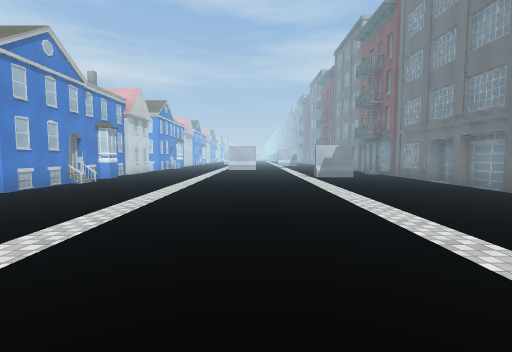
view 1 (above)

21 first-person views from a walk through a scene from a Unity 3-D project. The camera is 1.5 m above the floor, tilts 4° down and sees 85° across. The floor is counted in squares, 2 m on a side. Each view is taken from the middle of a square. On the plan, view 1 faces up. The plan holds only what a view shows up to about 10 squares ahead; the rest is blank. The place goes on beyond the plan. Surface patterns are stand-ins for the level's own textures.

view 2
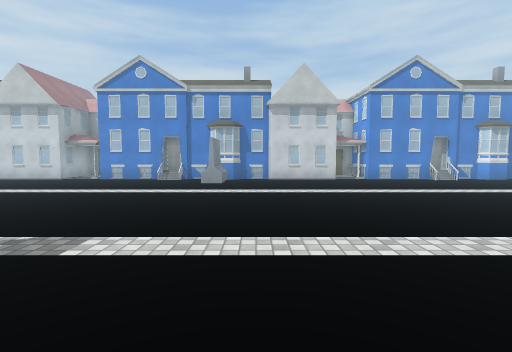

view 3
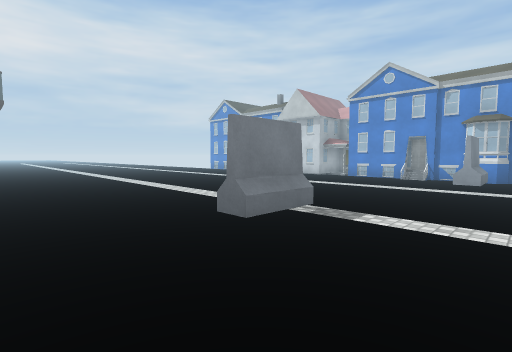

view 4
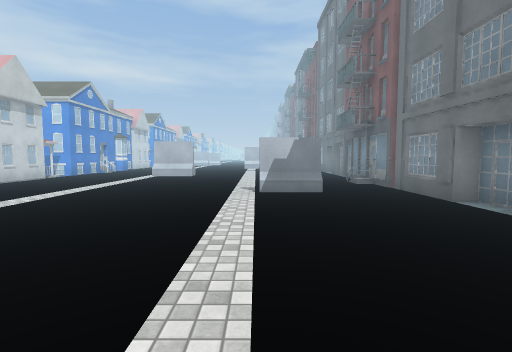

view 5
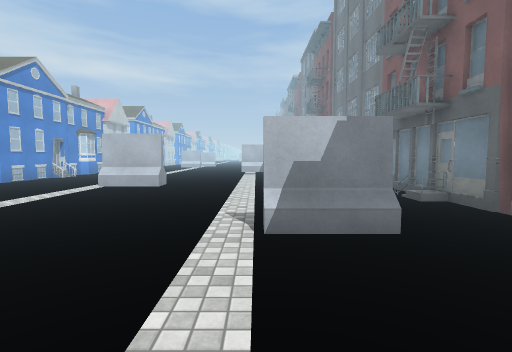

view 6
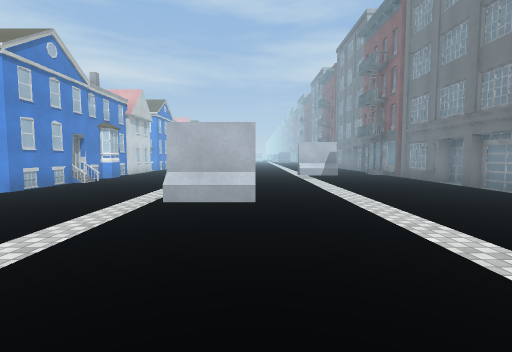

view 7
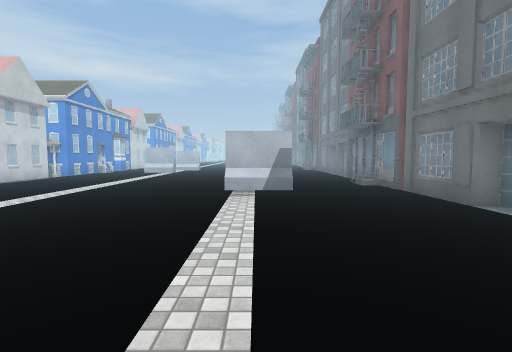

view 8
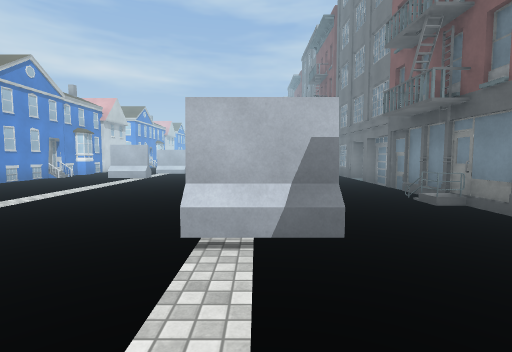

view 9
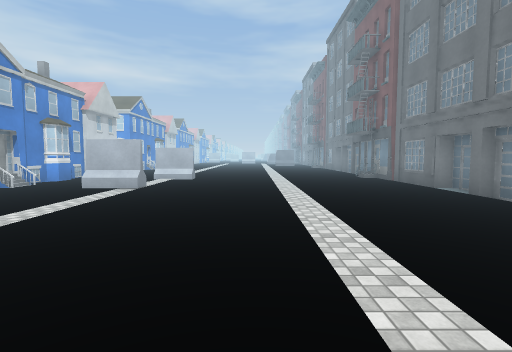

view 10
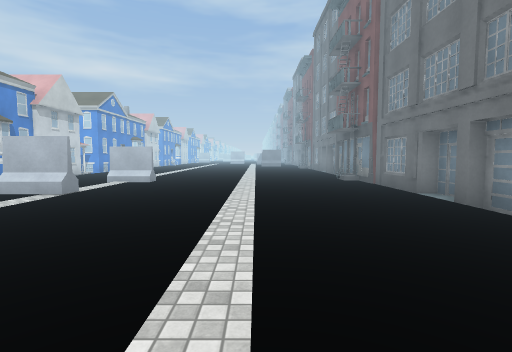

view 11
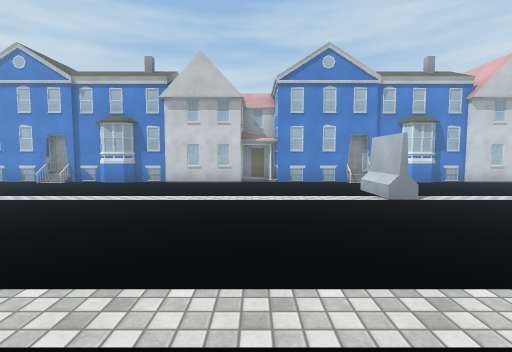

view 12
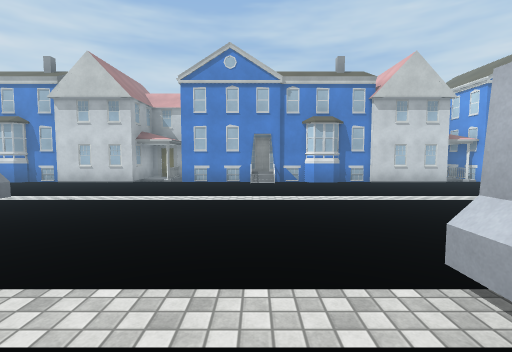

view 13
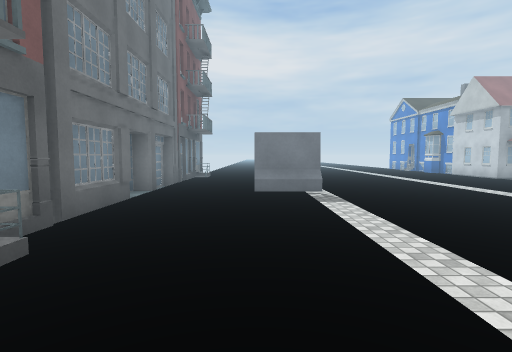

view 14
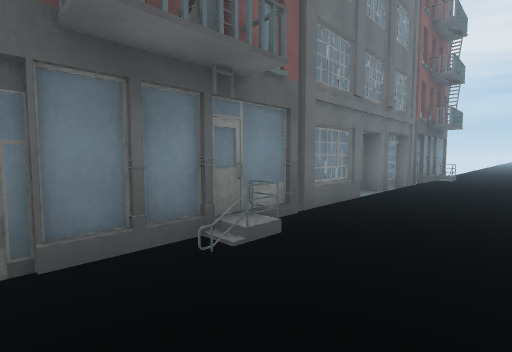

view 15
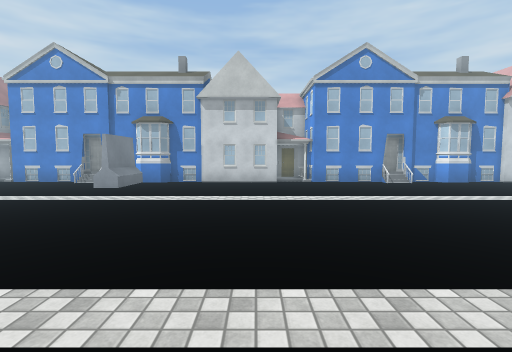

view 16
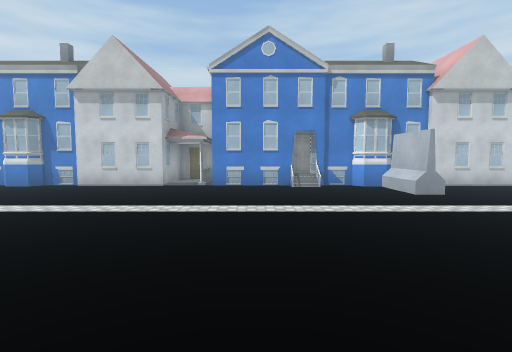

view 17
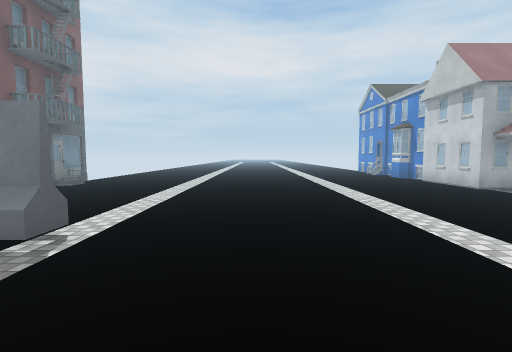

view 18
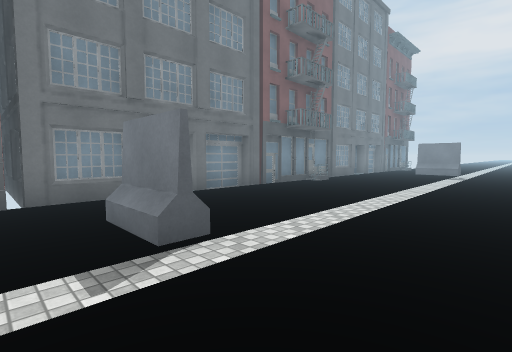

view 19
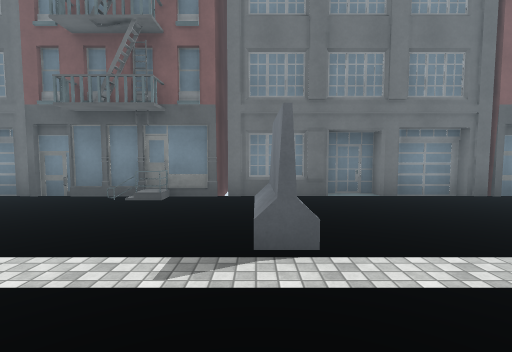

view 20
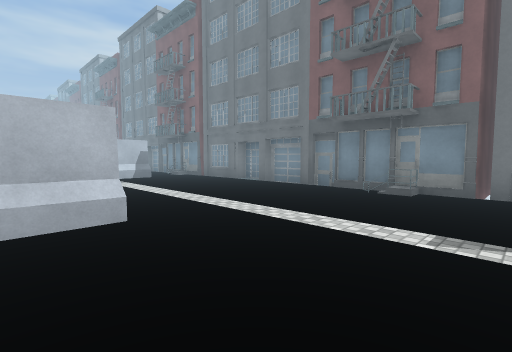

view 21
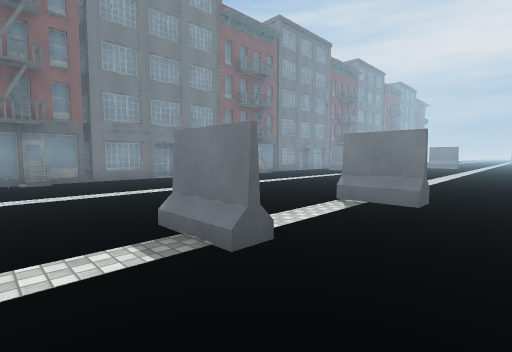

### Floor plan
Key: @ floor where view 1 was taken; # wall or solid block; x gap in a wall; . floor; / step, stairs or slope; ^ raised ledge; B building; O other object.
Columns run from 8 left of view 1 to 8 right of it. Each row starts with its distance up from view 1.
 30  BB#. .......#
 29   B........../B
 28   B#..#....../B
 27   B...........BB
 26   B/..#.......B
 25  BB...........B
 24  BB...........B
 23  BB...........B
 22    #..........B
 21  BB#.........B
 20   B..........B
 19   B#..........B
 18   B.......^...B
 17  BB/..........B
 16  BB...........B
 15   B...........B
 14  BB...........B
 13  BB#...#...../B
 12  BB#........./B
 11   B........../BBB
 10   B#.......^..BBB
  9   B...........B
  8   B/..........B
  7   B...........B
  6  BB...........B
  5  BB...........B
  4   B#.........#
  3  BB#.........B
  2   B...........B
  1   B#x^........B
  0   B.....@.##..B
 -1   BB..........B
 -2   B...........B
 -3  BB...........B
 -4  BB...........B
 -5 BBB#.........B
 -6  OO#..........B

Where each view was taken, in squares from view 1:
view 1: 0 up, 0 right, facing up
view 2: 2 up, 4 right, facing left
view 3: 2 up, 5 right, facing down-left
view 4: 4 up, 2 right, facing up
view 5: 7 up, 2 right, facing up
view 6: 9 up, 0 right, facing up
view 7: 13 up, 2 right, facing up
view 8: 16 up, 2 right, facing up
view 9: 19 up, 1 right, facing up
view 10: 20 up, 2 right, facing up
view 11: 23 up, 3 right, facing left
view 12: 17 up, 3 right, facing left
view 13: 5 up, 3 right, facing down
view 14: 5 up, 3 right, facing down-right
view 15: 4 up, 3 right, facing left
view 16: 2 down, 2 right, facing left
view 17: 2 up, 0 right, facing down
view 18: 11 up, 0 right, facing down-right
view 19: 10 up, 0 right, facing right
view 20: 10 up, 1 left, facing up-right
view 21: 30 up, 4 left, facing down-right
